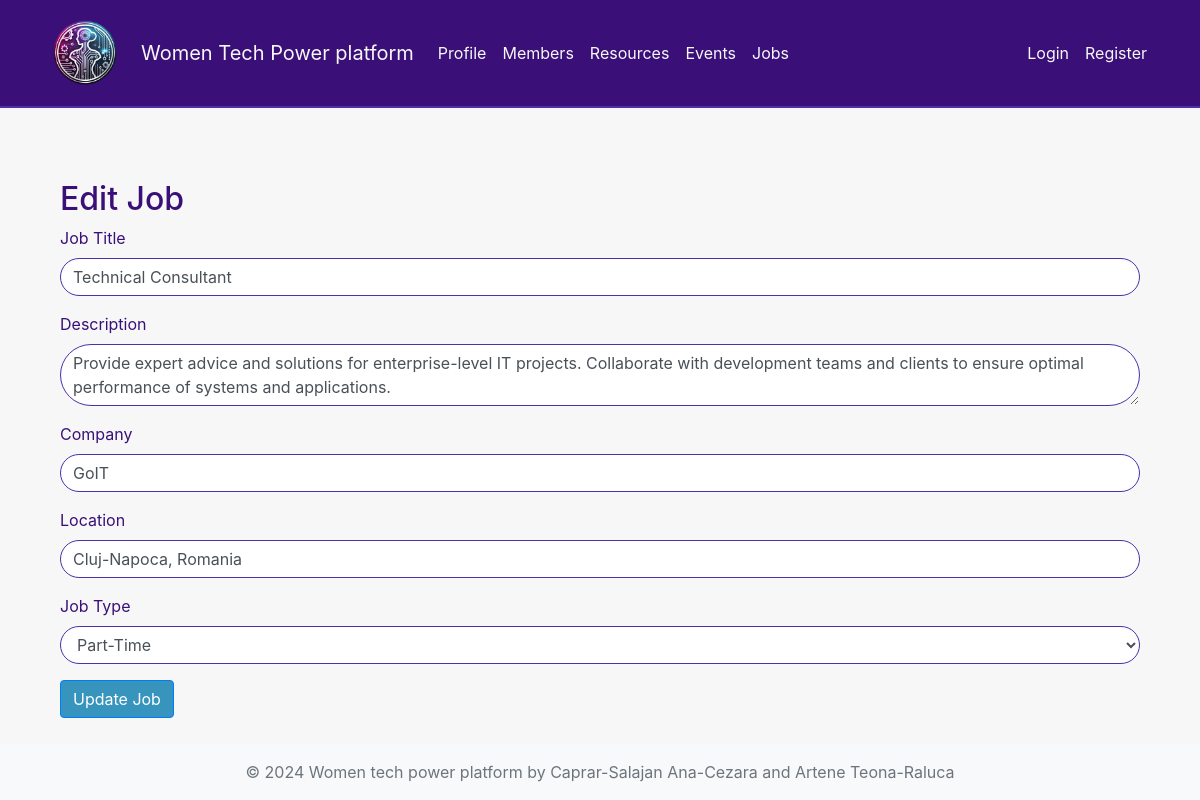
Page /proiectPHP/edit_job.php?id=2 on the committed database.
### tables this page shows
CREATE TABLE `jobs` (
  `id` int(11) NOT NULL,
  `title` varchar(255) NOT NULL,
  `description` text DEFAULT NULL,
  `company` varchar(100) DEFAULT NULL,
  `location` varchar(100) DEFAULT NULL,
  `job_type` enum('full-time','part-time','internship','freelance') DEFAULT NULL,
  `posted_by` int(11) DEFAULT NULL,
  `created_at` timestamp NOT NULL DEFAULT current_timestamp()
);

### proiectPHP/edit_job.php (the view, shortened to what this page needs)
<?php
    include_once "includes/header.php";
    $database = new Database();
    $db = $database->getConnection();
    if (isset($_GET['id'])) {
        $query = "SELECT * FROM jobs WHERE id = ?";
        $stmt = $db->prepare($query);
        $stmt->execute([$_GET['id']]);
        $job = $stmt->fetch(PDO::FETCH_ASSOC);
    } else {
        header("Location: list_jobs.php?msg=No job ID provided.");
        exit();
    }
?>
<div class="container mt-5">
    <h2>Edit Job</h2>
    <form method="POST">
        <div class="form-group">
            <label for="title">Job Title</label>
            <input type="text" name="title" class="form-control" id="title" value="<?php echo htmlspecialchars($job['title']); ?>" required>
        </div>
        <div class="form-group">
            <label for="description">Description</label>
            <textarea name="description" class="form-control" id="description" required><?php echo htmlspecialchars($job['description']); ?></textarea>
        </div>
        <div class="form-group">
            <label for="company">Company</label>
            <input type="text" name="company" class="form-control" id="company" value="<?php echo htmlspecialchars($job['company']); ?>" required>
        </div>
        <div class="form-group">
            <label for="location">Location</label>
            <input type="text" name="location" class="form-control" id="location" value="<?php echo htmlspecialchars($job['location']); ?>" required>
        </div>
        <div class="form-group">
            <label for="job_type">Job Type</label>
            <select name="job_type" class="form-control" id="job_type" required>
                <option value="part-time" <?php echo ($job['job_type'] == 'part-time' ? 'selected' : ''); ?>>Part-Time</option>
            </select>
        </div>
        <button type="submit" class="btn btn-primary">Update Job</button>
    </form>
</div>
<?php include_once "includes/footer.php"; ?>

### proiectPHP/css/style.css (style rules this page uses)
body { min-height: 100vh; display: flex; flex-direction: column; }
.container { flex: 1; }
body { background-color: #F7F7F8; color: #3A1078; }
.btn-primary { background-color: #3795BD; }
.form-control { border: 1px solid #4E31AA; border-radius: 50px; }

### rows in the picture
jobs: title "Technical Consultant", description "Provide expert advice and solutions for enterprise-level IT projects. Collaborate with development teams and clients to ensure optimal performance of systems and applications.", company "GoIT", location "Cluj-Napoca, Romania", job_type "Part-Time"
